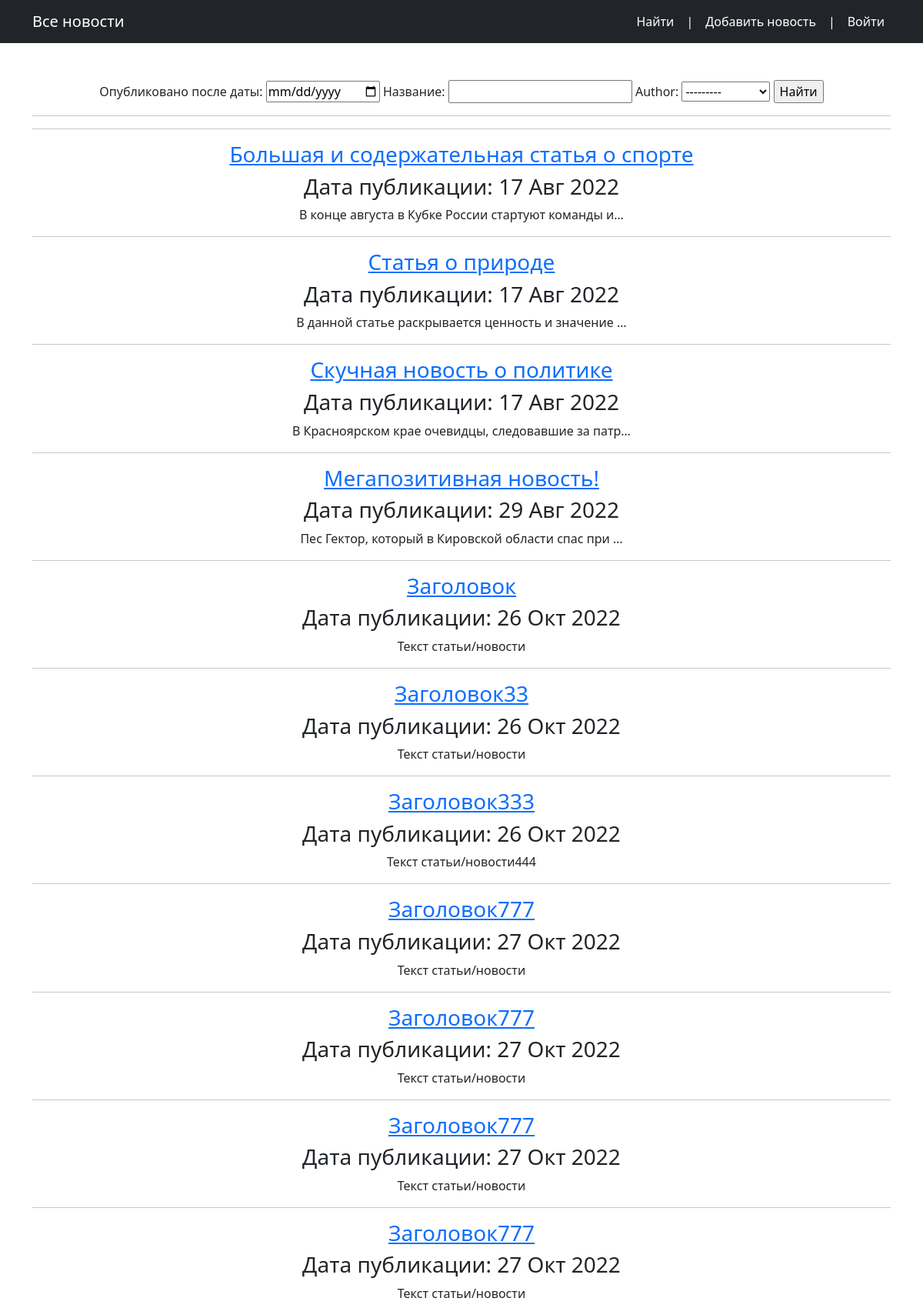
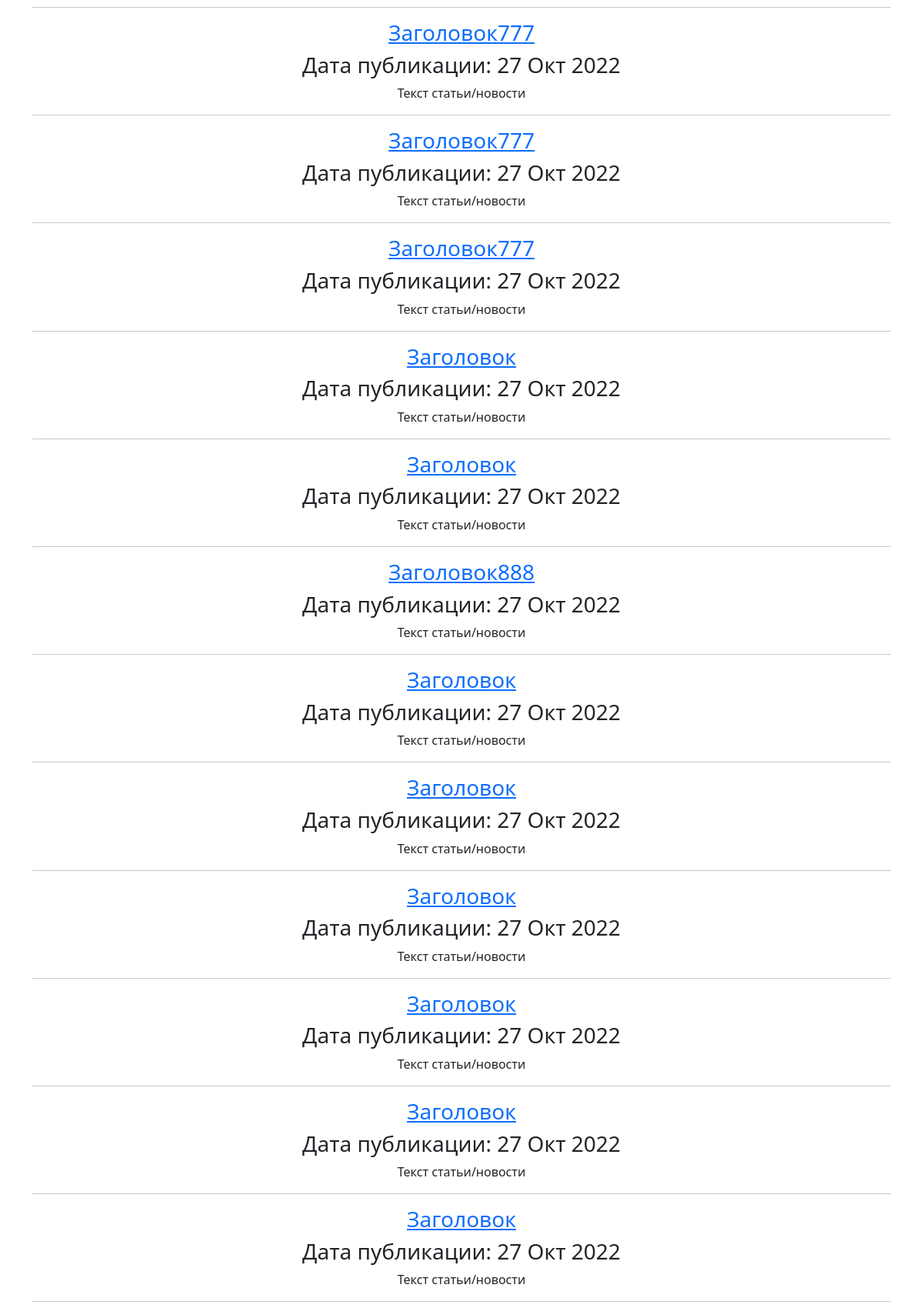
/news/search (upper part), run on the app's committed database (2 pictures, top to bottom).
### news/models.py (models this page shows, shortened)
class Author(models.Model):
    author = models.OneToOneField(User, on_delete=models.CASCADE)
    rating = models.IntegerField(default=0)
    def __str__(self):
        return str(self.author.username)

class Post(models.Model):
    article = 'AR'
    news = 'NW'
    POST_LIST = [
        (article, 'Статья'),
        (news, 'Новость'),
    ]
    author = models.ForeignKey(Author, on_delete=models.CASCADE, )
    post_type = models.CharField(max_length=2, choices=POST_LIST, default=article)
    time_create_post = models.DateTimeField(auto_now_add=True)
    category = models.ManyToManyField(Category, through='PostCategory')
    title = models.CharField(max_length=255, default='Заголовок')
    text = models.TextField(default='Текст статьи/новости')
    rating = models.IntegerField(default=0)

### news/views.py (the view)
# urls.py: path('news/search', SearchListView.as_view(), name='news-search'),
class SearchListView(ListView):
    model = Post
    template_name = 'news/search.html'
    context_object_name = 'news'
    paginate_by = 10
    def get_context_data(self, **kwargs):
        context = super().get_context_data(**kwargs)
        context['filter'] = NewsFilter(self.request.GET, queryset=self.get_queryset())
        return context

### news/templatetags/censor_filter.py (called while the page is built)
@register.filter(name='censor_filter')
def censor_filter(text: str):
    words = text.split()
    for word in words:
        value = word.strip('.,?!').lower()
        if value in UNCENSOR_WORDS:
            words[words.index(word)] = '***'
    return ' '.join(words)

### templates/news/search.html (shortened to what this page needs)
{% extends 'base.html' %}
{% load static %}
{% load censor_filter %}
{% block content %}
    <form method="get">
        {{ filter.form }}
        <input type="submit" value="Найти">
    </form>
<hr>
<hr>
    {% if news %}
        {% for el in filter.qs %}
            <a href="{% url 'news-detail' el.pk %}"><h3>{{ el.title }}</h3></a>
            <h3>Дата публикации: {{ el.time_create_post|date:'d M Y' }}</h3>
            <p>{{ el.text|truncatechars:50|censor_filter}}</p>
            <hr>
        {% endfor %}
    {% else %}
        <h2>Новостей нет</h2>
    {% endif %}
{% endblock content %}

### data on the page
Author: author "---------"
Post: title "Большая и содержательная статья о спорте", time_create_post "17 Авг 2022", text|censor_filter "В конце августа в Кубке России стартуют команды и…"
Post: title "Статья о природе", time_create_post "17 Авг 2022", text|censor_filter "В данной статье раскрывается ценность и значение …"
Post: title "Скучная новость о политике", time_create_post "17 Авг 2022", text|censor_filter "В Красноярском крае очевидцы, следовавшие за патр…"
Post: title "Мегапозитивная новость!", time_create_post "29 Авг 2022", text|censor_filter "Пес Гектор, который в Кировской области спас при …"
Post: title "Заголовок", time_create_post "26 Окт 2022", text|censor_filter "Текст статьи/новости"
Post: title "Заголовок33", time_create_post "26 Окт 2022", text|censor_filter "Текст статьи/новости"
Post: title "Заголовок333", time_create_post "26 Окт 2022", text|censor_filter "Текст статьи/новости444"
Post: title "Заголовок777", time_create_post "27 Окт 2022", text|censor_filter "Текст статьи/новости"
Post: title "Заголовок777", time_create_post "27 Окт 2022", text|censor_filter "Текст статьи/новости"
Post: title "Заголовок777", time_create_post "27 Окт 2022", text|censor_filter "Текст статьи/новости"
Post: title "Заголовок777", time_create_post "27 Окт 2022", text|censor_filter "Текст статьи/новости"
Post: title "Заголовок777", time_create_post "27 Окт 2022", text|censor_filter "Текст статьи/новости"
Post: title "Заголовок777", time_create_post "27 Окт 2022", text|censor_filter "Текст статьи/новости"
Post: title "Заголовок777", time_create_post "27 Окт 2022", text|censor_filter "Текст статьи/новости"
Post: title "Заголовок", time_create_post "27 Окт 2022", text|censor_filter "Текст статьи/новости"
Post: title "Заголовок", time_create_post "27 Окт 2022", text|censor_filter "Текст статьи/новости"
Post: title "Заголовок888", time_create_post "27 Окт 2022", text|censor_filter "Текст статьи/новости"
Post: title "Заголовок", time_create_post "27 Окт 2022", text|censor_filter "Текст статьи/новости"
Post: title "Заголовок", time_create_post "27 Окт 2022", text|censor_filter "Текст статьи/новости"
Post: title "Заголовок", time_create_post "27 Окт 2022", text|censor_filter "Текст статьи/новости"
Post: title "Заголовок", time_create_post "27 Окт 2022", text|censor_filter "Текст статьи/новости"
Post: title "Заголовок", time_create_post "27 Окт 2022", text|censor_filter "Текст статьи/новости"
Post: title "Заголовок", time_create_post "27 Окт 2022", text|censor_filter "Текст статьи/новости"
